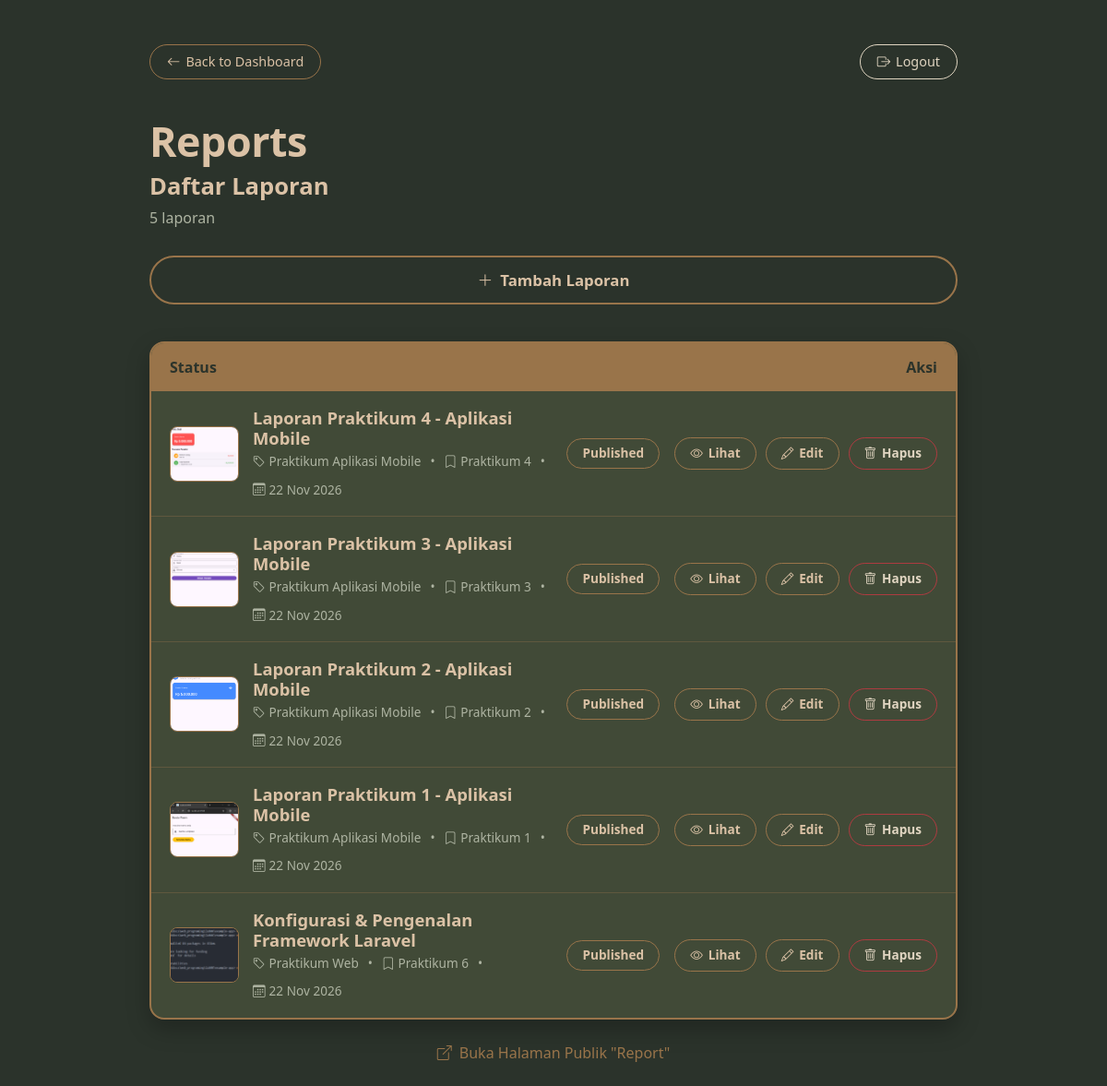
The page /admin/reports.php (signed in) on the database its author committed.
### tables this page shows
CREATE TABLE reports (
        id INTEGER PRIMARY KEY AUTOINCREMENT,
        title TEXT NOT NULL,
        sub_title TEXT DEFAULT '',
        slug TEXT UNIQUE NOT NULL,
        category TEXT NOT NULL DEFAULT 'Aplikasi Mobile',
        week_tag TEXT DEFAULT 'Praktikum 1',
        description TEXT DEFAULT '',
        cover_image TEXT DEFAULT '',
        images_json TEXT DEFAULT '[]',
        layout_type TEXT DEFAULT 'vertical',
        social_links_json TEXT DEFAULT '[]',
        status TEXT DEFAULT 'published',
        custom_link TEXT DEFAULT '',
        created_at DATETIME DEFAULT CURRENT_TIMESTAMP,
        updated_at DATETIME DEFAULT CURRENT_TIMESTAMP
    , blocks_json TEXT DEFAULT '[]');

### admin/reports.php (the view, shortened to what this page needs)
<?php
require_once __DIR__ . '/auth.php';
$stmt = $pdo->query("SELECT * FROM reports ORDER BY id DESC");
$reports = $stmt->fetchAll();
$totalReports = count($reports);
?>
<!DOCTYPE html>
<html lang="id">
<head>
    <link href="https://cdn.jsdelivr.net/npm/bootstrap@5.0.2/dist/css/bootstrap.min.css" rel="stylesheet" />
    <link rel="stylesheet" href="https://cdn.jsdelivr.net/npm/bootstrap-icons@1.13.1/font/bootstrap-icons.min.css" />
    <link rel="stylesheet" href="/style.css" />
</head>
<body>
    <div class="container py-4" style="max-width: 900px;">
        <div class="admin-topbar">
            <a href="/" class="btn-pill">
                <i class="bi bi-arrow-left"></i> Back to Dashboard
            </a>
            <div class="d-flex align-items-center gap-2">
                <a href="/admin/logout.php" onclick="sessionStorage.removeItem('admin_tab_active');" class="btn-pill btn-pill-logout">
                    <i class="bi bi-box-arrow-right"></i> Logout
                </a>
            </div>
        </div>
        <h1 class="page-title">Reports</h1>
        <div class="section-subtitle">Daftar Laporan</div>
        <div class="report-count-text"><?= $totalReports ?> laporan</div>
        <a href="/admin/report_form.php" class="btn-add-report">
            <i class="bi bi-plus-lg"></i> Tambah Laporan
        </a>
        <div class="reports-container">
            <div class="reports-header-bar">
                <span>Status</span>
                <span>Aksi</span>
            </div>
            <?php if (empty($reports)): ?>
                <div class="text-center py-5" style="color: #aeb4a2;">
                    <i class="bi bi-journal-x fs-1 mb-2 d-block"></i>
                    Belum ada laporan. Klik tombol <strong>+ Tambah Laporan</strong> untuk membuat baru.
                </div>
            <?php else: ?>
                <?php foreach ($reports as $r): ?>
                    <?php
                        $viewUrl = !empty($r['custom_link']) ? '/' . $r['custom_link'] : '/report_detail.php?slug=' . urlencode($r['slug']);
                        $cover = !empty($r['cover_image']) ? '/' . ltrim($r['cover_image'], '/') : '/img/carousel/coding1.jpg';
                    ?>
                    <div class="report-item-row">
                        <div class="report-info">
                            <img src="<?= htmlspecialchars($cover) ?>" alt="Cover" class="report-thumb" onerror="this.src='/img/carousel/coding1.jpg'" />
                            <div class="report-text">
                                <h5>
                                    <a href="/admin/report_form.php?id=<?= $r['id'] ?>">
                                        <?= htmlspecialchars($r['title']) ?>
                                    </a>
                                </h5>
                                <div class="report-meta">
                                    <span><i class="bi bi-tag me-1"></i><?= htmlspecialchars($r['category']) ?></span>
                                    <span>&bull;</span>
                                    <span><i class="bi bi-bookmark me-1"></i><?= htmlspecialchars($r['week_tag']) ?></span>
                                    <span>&bull;</span>
                                    <span><i class="bi bi-calendar3 me-1"></i><?= date('d M Y', strtotime($r['created_at'])) ?></span>
                                </div>
                            </div>
                        </div>
                        <div class="d-flex align-items-center gap-3">
                            <span class="badge-status <?= $r['status'] === 'published' ? 'badge-published' : 'badge-draft' ?>">
                                <?= htmlspecialchars($r['status']) ?>
                            </span>
                            <div class="report-actions">
                                <a href="<?= htmlspecialchars($viewUrl) ?>" target="_blank" class="btn-action" title="Lihat Tampilan Pengguna">
                                    <i class="bi bi-eye"></i> Lihat
                                </a>
                                <a href="/admin/report_form.php?id=<?= $r['id'] ?>" class="btn-action" title="Edit Laporan">
                                    <i class="bi bi-pencil"></i> Edit
                                </a>
                                <button type="button" class="btn-action btn-action-delete" onclick="confirmDelete(<?= $r['id'] ?>, '<?= htmlspecialchars(addslashes($r['title'])) ?>')" title="Hapus Laporan">
                                    <i class="bi bi-trash"></i> Hapus
                                </button>
                            </div>
                        </div>
                    </div>
                <?php endforeach; ?>
            <?php endif; ?>
        </div>
        <div class="text-center mt-4">
            <a href="/report.php" target="_blank" class="text-decoration-none" style="color: #99744a; font-weight: 500;">
                <i class="bi bi-box-arrow-up-right me-1"></i> Buka Halaman Publik "Report"
            </a>
        </div>
    </div>
</body>
</html>

### style.css (style rules this page uses)
body { background-color: #414a37; }

### admin/reports.php (style rules this page uses)
body { background-color: #2b332b; color: #dbc2a6; font-family: 'Segoe UI', Tahoma, Geneva, Verdana, sans-serif; min-height: 100vh; }
.admin-topbar { padding: 1.5rem 0; display: flex; justify-content: space-between; align-items: center; }
.btn-pill { background-color: transparent; color: #dbc2a6; border: 1.5px solid #99744a; border-radius: 25px; padding: 7px 18px; font-size: 0.9rem; text-decoration: none; display: inline-flex; align-items: center; gap: 6px; transition: 0.25s; }
.btn-pill-logout { border-color: #e0d5c1; color: #e0d5c1; }
.page-title { font-size: 2.8rem; font-weight: 800; color: #dbc2a6; margin-top: 1rem; margin-bottom: 0.2rem; letter-spacing: -0.5px; }
.section-subtitle { font-size: 1.6rem; font-weight: 700; color: #dbc2a6; margin-bottom: 0.2rem; }
.report-count-text { color: #aeb4a2; font-size: 1rem; margin-bottom: 1.8rem; }
.btn-add-report { background-color: transparent; color: #dbc2a6; border: 2px solid #99744a; border-radius: 30px; padding: 12px 24px; font-size: 1.05rem; font-weight: 600; width: 100%; text-align: center; display: flex; align-items: center; justify-content: center; gap: 8px; text-decoration: none; transition: 0.3s; margin-bottom: 2.5rem; }
.reports-container { background-color: #414a37; border: 2px solid #99744a; border-radius: 16px; overflow: hidden; box-shadow: 0 10px 25px rgba(0,0,0,0.25); }
.reports-header-bar { background-color: #99744a; color: #2b332b; padding: 14px 20px; font-weight: 700; font-size: 1rem; display: flex; justify-content: space-between; }
.report-item-row { padding: 18px 20px; border-bottom: 1px solid rgba(153, 116, 74, 0.35); display: flex; flex-wrap: wrap; align-items: center; justify-content: space-between; gap: 15px; transition: 0.2s; }
.report-item-row:last-child { border-bottom: none; }
.report-info { display: flex; align-items: center; gap: 15px; flex: 1; min-width: 250px; }
.report-thumb { width: 75px; height: 60px; border-radius: 8px; object-fit: cover; border: 1.5px solid #99744a; background-color: #2b332b; flex-shrink: 0; }
.report-text h5 { color: #dbc2a6; font-size: 1.15rem; font-weight: 700; margin-bottom: 4px; }
.report-text h5 a { color: #dbc2a6; text-decoration: none; transition: 0.2s; }
.report-meta { color: #aeb4a2; font-size: 0.85rem; display: flex; flex-wrap: wrap; gap: 10px; align-items: center; }
.badge-status { display: inline-block; padding: 5px 16px; border-radius: 20px; font-size: 0.85rem; font-weight: 600; border: 1.5px solid #99744a; text-transform: capitalize; }
.badge-published { background-color: transparent; color: #dbc2a6; }
.report-actions { display: flex; align-items: center; gap: 10px; flex-wrap: wrap; }
.btn-action { background-color: transparent; color: #dbc2a6; border: 1.5px solid #99744a; border-radius: 20px; padding: 6px 16px; font-size: 0.85rem; font-weight: 600; text-decoration: none; display: inline-flex; align-items: center; gap: 6px; transition: 0.2s; cursor: pointer; }
.btn-action-delete { border-color: rgba(220, 53, 69, 0.7); color: #e0d5c1; }

### rows shown on the page
reports: cover_image (picture), title "Laporan Praktikum 4 - Aplikasi Mobile", category "Praktikum Aplikasi Mobile", week_tag "Praktikum 4", created_at "22 Nov 2026", status "Published"
reports: cover_image (picture), title "Laporan Praktikum 3 - Aplikasi Mobile", category "Praktikum Aplikasi Mobile", week_tag "Praktikum 3", created_at "22 Nov 2026", status "Published"
reports: cover_image (picture), title "Laporan Praktikum 2 - Aplikasi Mobile", category "Praktikum Aplikasi Mobile", week_tag "Praktikum 2", created_at "22 Nov 2026", status "Published"
reports: cover_image (picture), title "Laporan Praktikum 1 - Aplikasi Mobile", category "Praktikum Aplikasi Mobile", week_tag "Praktikum 1", created_at "22 Nov 2026", status "Published"
reports: cover_image (picture), title "Konfigurasi & Pengenalan Framework Laravel", category "Praktikum Web", week_tag "Praktikum 6", created_at "22 Nov 2026", status "Published"

### other values the page prints
$totalReports "5"
